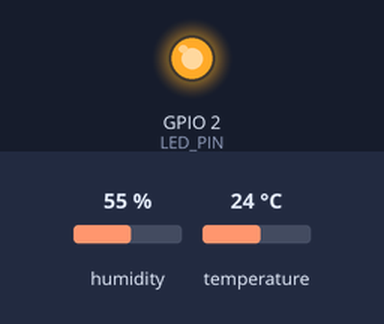
The sketch below on a simulated ESP8266 (Wemos D1 mini). On the bench: output pins drawn as LEDs (lit = HIGH). Inputs (shaded band) come from the test bench; at power-on: humidity 55 %, temperature 24 °C. WiFi joins after 1.5 s; servers stay silent unless stated; random numbers use the default seed unless the sketch sets one; the Firebase database answers and starts empty; what the sketch prints to the serial monitor is not drawn.

Above: at 0.1 s.
At 1.6 s:
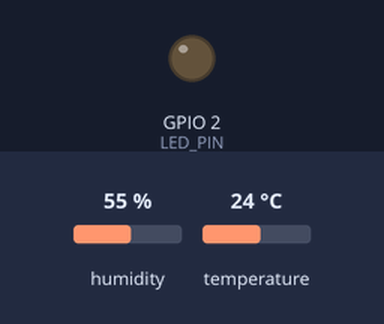
Timing chart, 0 to 3.1 s (numbered marks = the images above):
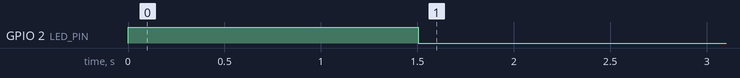

The sketch:

D1mini_Firebase_LED_DHT11.ino
```cpp
#include <ESP8266Firebase.h>
#include <ESP8266WiFi.h>
#include <Timer.h>
#include "DHT.h"

#define LED_PIN 2  // D1mini D4 腳位
#define DHT_PIN 4  // D1mini D2 腳位
#define DHTTYPE DHT11

#define _SSID "Gjun207"
#define _PASSWORD "Gjun@3474878"
#define PROJECT_ID ""

Firebase firebase(PROJECT_ID);
DHT dht(DHT_PIN, DHTTYPE);
Timer t;

void connectWifi() {
  WiFi.mode(WIFI_STA); // 預設就是 WIFI_STA. 以工作站（Station）模式啟動
  WiFi.disconnect(); // 先關閉
  digitalWrite(LED_BUILTIN, HIGH);
  Serial.println();
  Serial.println();
  Serial.print("Connecting to: ");
  Serial.println(_SSID);
  WiFi.begin(_SSID, _PASSWORD); // 重啟連線設定

  while (WiFi.status() != WL_CONNECTED) {
    delay(500);
    Serial.print("-");
  }

  Serial.println("");
  Serial.println("WiFi Connected");

  // Print the IP address
  Serial.print("Use this URL to connect: ");
  Serial.print("http://");
  Serial.print(WiFi.localIP());
  Serial.println("/");
  digitalWrite(LED_BUILTIN, LOW);

}

void checkLed() {
  int value = firebase.getInt("led");
  digitalWrite(LED_PIN, value);
}

void uploadDHT11() {
  float h = dht.readHumidity();
  // 攝式溫度
  float t = dht.readTemperature();
  // 華式溫度
  float f = dht.readTemperature(true);
  // 若讀取失敗則重讀
  if (isnan(h) || isnan(t) || isnan(f)) {
    Serial.println(F("Failed to read from DHT sensor!"));
    return;
  }
  // 華式體感溫度
  float hif = dht.computeHeatIndex(f, h);
  // 攝式體感溫度
  float hic = dht.computeHeatIndex(t, h, false);
  // 印出資料
  Serial.print(F("Humidity: "));
  Serial.print(h);
  Serial.print(F("%  Temperature: "));
  Serial.print(t);
  Serial.print(F("°C "));
  Serial.print(f);
  Serial.print(F("°F  Heat index: "));
  Serial.print(hic);
  Serial.print(F("°C "));
  Serial.print(hif);
  Serial.println(F("°F"));
  // 上傳到 Firebase
  firebase.setFloat("humi", h);
  firebase.setFloat("temp", t);
  firebase.setFloat("temp_hic", hic);

}

void setup() {
  Serial.begin(9600);
  delay(1);
  pinMode(LED_BUILTIN, OUTPUT);
  pinMode(LED_PIN, OUTPUT);
  connectWifi();
  t.every(1000, checkLed);
  t.every(2000, uploadDHT11);
}

void loop() {
  t.update();
}

void test() {

  firebase.setInt("led", 1);
  delay(1000);
  firebase.setInt("led", 0);
  delay(1000);
  firebase.pushInt("logs", random());
  delay(1000);
  float humi = firebase.getFloat("humi");
  Serial.print("humi = ");
  Serial.println(humi);
  delay(1000);
}
```
